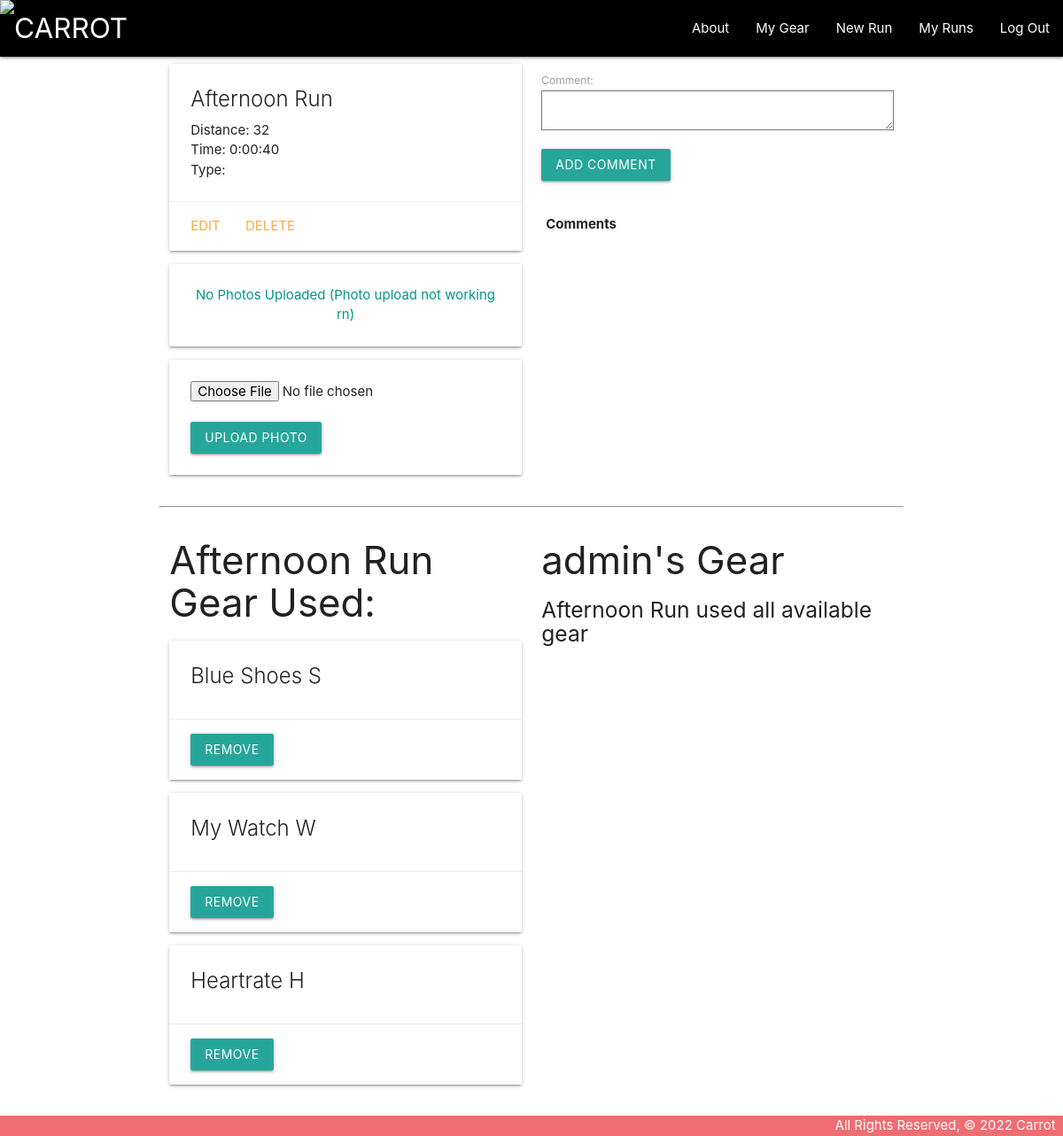
Page /runs/4/ (signed in) on the committed database.
### main_app/models.py (models this page shows, shortened)
class Run(models.Model):
    name = models.CharField(max_length=50,
    default=default_run_name())
    date = models.DateField(default=date.today)
    distance = models.IntegerField()
    time = models.DurationField()
    type = models.CharField(
        max_length=1,
        choices=TYPES,
        default=TYPES[0][0]
    )
    gear = models.ManyToManyField(Gear)
    user = models.ForeignKey(User, on_delete=models.CASCADE)
    class Meta:
        ordering = ['-date']

class Gear(models.Model):
    nickname = models.CharField(max_length=50)
    brand = models.CharField(max_length=40, null=True, blank=True)
    model = models.CharField(max_length=50, null=True, blank=True)
    distance = models.IntegerField(default=0, null=True, blank=True)
    type = models.CharField(
        max_length=1,
        choices=GEARTYPE,
        default=GEARTYPE[0][0]
    )
    image = models.CharField(max_length=200, default='https://i.imgur.com/iOWhgv1.png')
    user = models.ForeignKey(User, on_delete=models.CASCADE)

### main_app/views.py (the view)
# urls.py: path('runs/<int:run_id>/', views.run_detail, name='run_detail'),
@login_required
def run_detail(request, run_id):
    run = Run.objects.get(id=run_id)
    gear_not_added = Gear.objects.exclude(id__in = run.gear.all().values_list('id'))
    comment_form = CommentForm
    user = run.user
    print(run.type)
    return render(request, 'runs/detail.html', { 'run': run, 'gear': gear_not_added, 'comment_form': comment_form, 'user': user })

### main_app/templates/runs/detail.html (shortened to what this page needs)
{% extends 'base.html' %} {% block content %}
<div class="row">
	<div class="col s6">
		<div class="card">
			<div class="card-content">
				<span class="card-title">{{ run.name }}</span>
				<p>Distance: {{ run.distance }}</p>
				<p>Time: {{ run.time }}</p>
				<p>Type: {{ run.type.get_display }}</p>
			</div>
			<div class="card-action">
				<a href="{% url 'run_update' run.id %}">Edit</a>
				<a href="{% url 'run_delete' run.id %}">Delete</a>
			</div>
		</div>
		{% for image in run.image_set.all %}
		<img class="responsive-img card-panel" src="{{image.url}}" />
		{% empty %}
		<div class="card-panel teal-text center-align">No Photos Uploaded (Photo upload not working rn)</div>
		{% endfor %}
		<form
			action="{% url 'add_image' run.id %}"
			enctype="multipart/form-data"
			method="POST"
			class="card-panel"
		>
			<input type="file" name="photo-file" />
			<br /><br />
			<input type="submit" class="btn" value="Upload Photo" />
		</form>
	</div>
	<div class="col s6">
		<form action="{% url 'add_comment' run.id %}" method="post">
			{% csrf_token %} {{ comment_form.as_p }}
			<input type="submit" class="btn" value="Add Comment" />
		</form>
		<br />
		<table class="striped">
			<thead>
				<tr>
					<th>Comments</th>
				</tr>
			</thead>
		</table>
	</div>
</div>
<hr>
<div class="row">
  <div class="col s6">
    <h3>{{ run.name }} Gear Used:</h3>
    {% if run.gear.count %}
      {% for g in run.gear.all %}
        <div class="card">
          <div class="card-content">
            <span class="card-title">
               <span>{{ g.nickname }}</span> {{ g.type }}
            </span>
          </div>
          <div class="card-action">
            <form action="{% url 'rmv_gear' run.id g.id %}" method="post">
              <button type="submit" class="btn">Remove</button>
            </form>
          </div>
        </div>
      {% endfor %}
    {% else %}
      <h5>Ran Barefoot</h5>
    {% endif %}
  </div>
  <div class="col s6">
    <h3>{{ run.user }}'s Gear</h3>
    {% if gear.count %}
      {% for g in gear.all %}
        <div class="card">
          <div class="card-content">
            <span class="card-title">
               <span>{{ g.nickname }}</span>
            </span>
          </div>
          <div class="card-action">
            <form action="{% url 'assoc_gear' run.id g.id %}" method="post">
                {% csrf_token %}
              <button type="submit" class="btn">Add</button>
            </form>
          </div>
        </div>
      {% endfor %}
    {% else %}
      <h5>{{run.name}} used all available gear</h5>
    {% endif %}
  </div>
</div>
{% endblock %}

### main_app/static/css/style.css (style rules this page uses)
body { display: flex; min-height: 100vh; flex-direction: column; }

### rows in the picture
Run: name "Afternoon Run", distance "32", time "0:00:40", user "admin"
Gear: nickname "Blue Shoes", type "S"
Gear: nickname "My Watch", type "W"
Gear: nickname "Heartrate", type "H"
